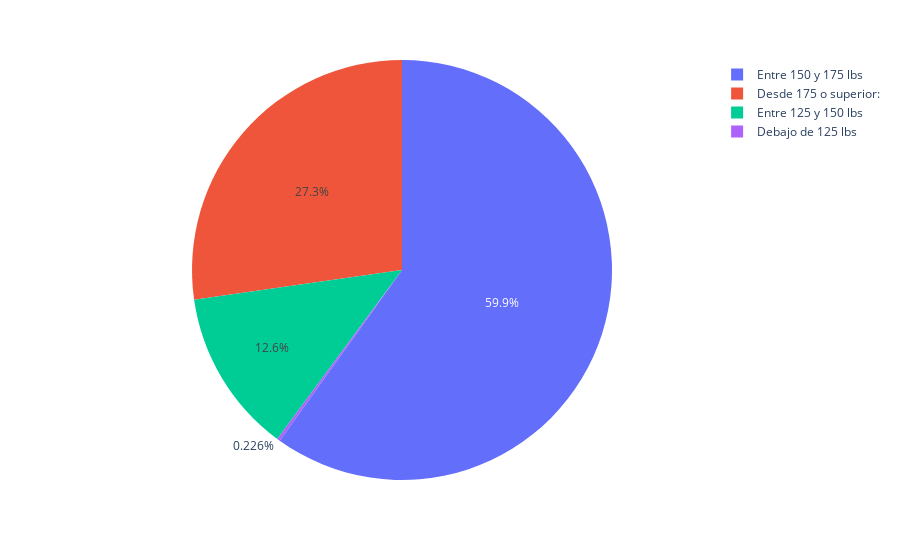

The notebook cell this image was saved under:
### Code cell
weights_dataframe = pd.DataFrame.from_dict(weights_dict.items())
weights_dataframe.columns = ['Peso', 'Cantidad']
fig = px.pie(weights_dataframe, values='Cantidad', names='Peso')
fig.show()

### Figure 1 — Plotly figure (JSON) as saved in the notebook; plotly's stock layout.template omitted (floating-point values rounded to 4 significant figures)
{"data": [{"domain": {"x": [0.0, 1.0], "y": [0.0, 1.0]}, "hovertemplate": "Peso=%{label}<br>Cantidad=%{value}<extra></extra>", "labels": ["Debajo de 125 lbs", "Entre 125 y 150 lbs", "Entre 150 y 175 lbs", "Desde 175 o superior: "], "legendgroup": "", "name": "", "showlegend": true, "values": [41, 2290, 10876, 4951], "type": "pie"}], "layout": {"legend": {"tracegroupgap": 0}, "margin": {"t": 60}}}
